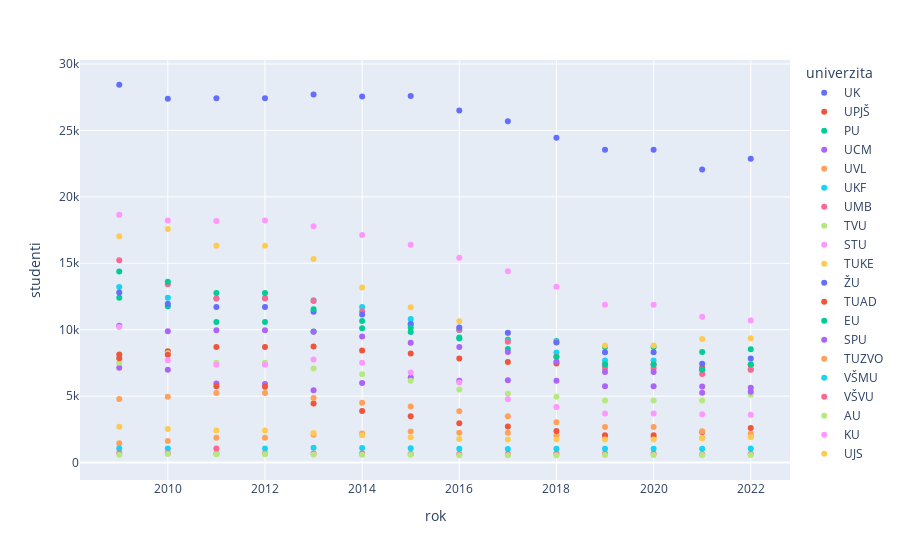

The notebook cell saved with this chart:
### Code cell
px.scatter(studenti, x="rok", y="studenti", color="univerzita", height=700)

### Figure 1 — Plotly figure (JSON) as saved in the notebook; plotly's stock layout.template omitted (floating-point values rounded to 4 significant figures)
{"data": [{"hovertemplate": "univerzita=UK<br>rok=%{x}<br>studenti=%{y}<extra></extra>", "legendgroup": "UK", "marker": {"color": "#636efa", "symbol": "circle"}, "mode": "markers", "name": "UK", "orientation": "v", "showlegend": true, "type": "scatter", "x": [2009, 2010, 2011, 2012, 2013, 2014, 2015, 2016, 2017, 2018, 2019, 2020, 2021, 2022], "xaxis": "x", "y": [28439, 27380, 27422, 27422, 27714, 27553, 27593, 26504, 25694, 24445, 23545, 23545, 22064, 22861], "yaxis": "y"}, {"hovertemplate": "univerzita=UPJŠ<br>rok=%{x}<br>studenti=%{y}<extra></extra>", "legendgroup": "UPJŠ", "marker": {"color": "#EF553B", "symbol": "circle"}, "mode": "markers", "name": "UPJŠ", "orientation": "v", "showlegend": true, "type": "scatter", "x": [2009, 2010, 2011, 2012, 2013, 2014, 2015, 2016, 2017, 2018, 2019, 2020, 2021, 2022], "xaxis": "x", "y": [8137, 8368, 8699, 8699, 8728, 8441, 8213, 7837, 7576, 7449, 7382, 7382, 7143, 7350], "yaxis": "y"}, {"hovertemplate": "univerzita=PU<br>rok=%{x}<br>studenti=%{y}<extra></extra>", "legendgroup": "PU", "marker": {"color": "#00cc96", "symbol": "circle"}, "mode": "markers", "name": "PU", "orientation": "v", "showlegend": true, "type": "scatter", "x": [2009, 2010, 2011, 2012, 2013, 2014, 2015, 2016, 2017, 2018, 2019, 2020, 2021, 2022], "xaxis": "x", "y": [12399, 11761, 10571, 10571, 9872, 10105, 9817, 9412, 9238, 9153, 8689, 8689, 8329, 8534], "yaxis": "y"}, {"hovertemplate": "univerzita=UCM<br>rok=%{x}<br>studenti=%{y}<extra></extra>", "legendgroup": "UCM", "marker": {"color": "#ab63fa", "symbol": "circle"}, "mode": "markers", "name": "UCM", "orientation": "v", "showlegend": true, "type": "scatter", "x": [2009, 2010, 2011, 2012, 2013, 2014, 2015, 2016, 2017, 2018, 2019, 2020, 2021, 2022], "xaxis": "x", "y": [7129, 6992, 5947, 5912, 5445, 5984, 6397, 6165, 6185, 6147, 5738, 5738, 5258, 5626], "yaxis": "y"}, {"hovertemplate": "univerzita=UVL<br>rok=%{x}<br>studenti=%{y}<extra></extra>", "legendgroup": "UVL", "marker": {"color": "#FFA15A", "symbol": "circle"}, "mode": "markers", "name": "UVL", "orientation": "v", "showlegend": true, "type": "scatter", "x": [2009, 2010, 2011, 2012, 2013, 2014, 2015, 2016, 2017, 2018, 2019, 2020, 2021, 2022], "xaxis": "x", "y": [1454, 1626, 1873, 1873, 2082, 2185, 2344, 2239, 2242, 2035, 1895, 1895, 1852, 1964], "yaxis": "y"}, {"hovertemplate": "univerzita=UKF<br>rok=%{x}<br>studenti=%{y}<extra></extra>", "legendgroup": "UKF", "marker": {"color": "#19d3f3", "symbol": "circle"}, "mode": "markers", "name": "UKF", "orientation": "v", "showlegend": true, "type": "scatter", "x": [2009, 2010, 2011, 2012, 2013, 2014, 2015, 2016, 2017, 2018, 2019, 2020, 2021, 2022], "xaxis": "x", "y": [13213, 12408, 12354, 12388, 12208, 11714, 10811, 9958, 9153, 8289, 7679, 7679, 6985, 6998], "yaxis": "y"}, {"hovertemplate": "univerzita=UMB<br>rok=%{x}<br>studenti=%{y}<extra></extra>", "legendgroup": "UMB", "marker": {"color": "#FF6692", "symbol": "circle"}, "mode": "markers", "name": "UMB", "orientation": "v", "showlegend": true, "type": "scatter", "x": [2009, 2010, 2011, 2012, 2013, 2014, 2015, 2016, 2017, 2018, 2019, 2020, 2021, 2022], "xaxis": "x", "y": [15235, 13429, 12349, 12349, 12168, 11387, 10417, 9988, 9098, 7986.0, 7097, 7097, 6664.0, 6976], "yaxis": "y"}, {"hovertemplate": "univerzita=TVU<br>rok=%{x}<br>studenti=%{y}<extra></extra>", "legendgroup": "TVU", "marker": {"color": "#B6E880", "symbol": "circle"}, "mode": "markers", "name": "TVU", "orientation": "v", "showlegend": true, "type": "scatter", "x": [2009, 2010, 2011, 2012, 2013, 2014, 2015, 2016, 2017, 2018, 2019, 2020, 2021, 2022], "xaxis": "x", "y": [7516, 8224, 7516, 7516, 7076, 6653, 6152, 5499, 5176, 4944, 4672, 4672, 4670, 5097], "yaxis": "y"}, {"hovertemplate": "univerzita=STU<br>rok=%{x}<br>studenti=%{y}<extra></extra>", "legendgroup": "STU", "marker": {"color": "#FF97FF", "symbol": "circle"}, "mode": "markers", "name": "STU", "orientation": "v", "showlegend": true, "type": "scatter", "x": [2009, 2010, 2011, 2012, 2013, 2014, 2015, 2016, 2017, 2018, 2019, 2020, 2021, 2022], "xaxis": "x", "y": [18654, 18211, 18189, 18226, 17796, 17125, 16399, 15411, 14397, 13228, 11879, 11879, 10981, 10685], "yaxis": "y"}, {"hovertemplate": "univerzita=TUKE<br>rok=%{x}<br>studenti=%{y}<extra></extra>", "legendgroup": "TUKE", "marker": {"color": "#FECB52", "symbol": "circle"}, "mode": "markers", "name": "TUKE", "orientation": "v", "showlegend": true, "type": "scatter", "x": [2009, 2010, 2011, 2012, 2013, 2014, 2015, 2016, 2017, 2018, 2019, 2020, 2021, 2022], "xaxis": "x", "y": [17043, 17585, 16319, 16319, 15325, 13169, 11694, 10633, 9719, 9052, 8804, 8804, 9307, 9363], "yaxis": "y"}, {"hovertemplate": "univerzita=ŽU<br>rok=%{x}<br>studenti=%{y}<extra></extra>", "legendgroup": "ŽU", "marker": {"color": "#636efa", "symbol": "circle"}, "mode": "markers", "name": "ŽU", "orientation": "v", "showlegend": true, "type": "scatter", "x": [2009, 2010, 2011, 2012, 2013, 2014, 2015, 2016, 2017, 2018, 2019, 2020, 2021, 2022], "xaxis": "x", "y": [12797, 11959, 11715, 11715, 11352, 11140, 10430.0, 10162, 9763, 9032, 8307, 8307, 7434, 7831], "yaxis": "y"}, {"hovertemplate": "univerzita=TUAD<br>rok=%{x}<br>studenti=%{y}<extra></extra>", "legendgroup": "TUAD", "marker": {"color": "#EF553B", "symbol": "circle"}, "mode": "markers", "name": "TUAD", "orientation": "v", "showlegend": true, "type": "scatter", "x": [2009, 2010, 2011, 2012, 2013, 2014, 2015, 2016, 2017, 2018, 2019, 2020, 2021, 2022], "xaxis": "x", "y": [7842, 8110, 5743, 5707, 4442, 3875, 3480, 2958, 2707, 2376, 2062, 2062, 2292, 2603], "yaxis": "y"}, {"hovertemplate": "univerzita=EU<br>rok=%{x}<br>studenti=%{y}<extra></extra>", "legendgroup": "EU", "marker": {"color": "#00cc96", "symbol": "circle"}, "mode": "markers", "name": "EU", "orientation": "v", "showlegend": true, "type": "scatter", "x": [2009, 2010, 2011, 2012, 2013, 2014, 2015, 2016, 2017, 2018, 2019, 2020, 2021, 2022], "xaxis": "x", "y": [14385, 13614, 12759, 12759, 11540, 10659, 10139, 9336, 8546, 7944, 7376, 7376, 6991, 7405], "yaxis": "y"}, {"hovertemplate": "univerzita=SPU<br>rok=%{x}<br>studenti=%{y}<extra></extra>", "legendgroup": "SPU", "marker": {"color": "#ab63fa", "symbol": "circle"}, "mode": "markers", "name": "SPU", "orientation": "v", "showlegend": true, "type": "scatter", "x": [2009, 2010, 2011, 2012, 2013, 2014, 2015, 2016, 2017, 2018, 2019, 2020, 2021, 2022], "xaxis": "x", "y": [10304, 9883, 9964, 9964, 9850, 9481, 9024, 8704, 8323, 7582, 6820, 6820, 5725, 5328], "yaxis": "y"}, {"hovertemplate": "univerzita=TUZVO<br>rok=%{x}<br>studenti=%{y}<extra></extra>", "legendgroup": "TUZVO", "marker": {"color": "#FFA15A", "symbol": "circle"}, "mode": "markers", "name": "TUZVO", "orientation": "v", "showlegend": true, "type": "scatter", "x": [2009, 2010, 2011, 2012, 2013, 2014, 2015, 2016, 2017, 2018, 2019, 2020, 2021, 2022], "xaxis": "x", "y": [4777, 4951, 5235, 5235, 4862, 4502, 4211, 3863, 3484, 3033, 2680, 2680, 2353, 2171], "yaxis": "y"}, {"hovertemplate": "univerzita=VŠMU<br>rok=%{x}<br>studenti=%{y}<extra></extra>", "legendgroup": "VŠMU", "marker": {"color": "#19d3f3", "symbol": "circle"}, "mode": "markers", "name": "VŠMU", "orientation": "v", "showlegend": true, "type": "scatter", "x": [2009, 2010, 2011, 2012, 2013, 2014, 2015, 2016, 2017, 2018, 2019, 2020, 2021, 2022], "xaxis": "x", "y": [1052, 1062, 687, 1052, 1105, 1094, 1068, 1032, 1017, 1030, 1038, 1038, 1035, 1058], "yaxis": "y"}, {"hovertemplate": "univerzita=VŠVU<br>rok=%{x}<br>studenti=%{y}<extra></extra>", "legendgroup": "VŠVU", "marker": {"color": "#FF6692", "symbol": "circle"}, "mode": "markers", "name": "VŠVU", "orientation": "v", "showlegend": true, "type": "scatter", "x": [2009, 2010, 2011, 2012, 2013, 2014, 2015, 2016, 2017, 2018, 2019, 2020, 2021, 2022], "xaxis": "x", "y": [690, 691, 1052, 687, 672, 674, 651, 635, 640, 662, 655, 655, 627, 646], "yaxis": "y"}, {"hovertemplate": "univerzita=AU<br>rok=%{x}<br>studenti=%{y}<extra></extra>", "legendgroup": "AU", "marker": {"color": "#B6E880", "symbol": "circle"}, "mode": "markers", "name": "AU", "orientation": "v", "showlegend": true, "type": "scatter", "x": [2009, 2010, 2011, 2012, 2013, 2014, 2015, 2016, 2017, 2018, 2019, 2020, 2021, 2022], "xaxis": "x", "y": [593, 640, 629, 629, 613, 586, 582, 548, 552, 553, 564, 564, 574, 574], "yaxis": "y"}, {"hovertemplate": "univerzita=KU<br>rok=%{x}<br>studenti=%{y}<extra></extra>", "legendgroup": "KU", "marker": {"color": "#FF97FF", "symbol": "circle"}, "mode": "markers", "name": "KU", "orientation": "v", "showlegend": true, "type": "scatter", "x": [2009, 2010, 2011, 2012, 2013, 2014, 2015, 2016, 2017, 2018, 2019, 2020, 2021, 2022], "xaxis": "x", "y": [10206, 7698, 7353, 7353, 7754, 7517, 6773, 6016, 4771, 4177, 3692, 3692, 3640, 3592], "yaxis": "y"}, {"hovertemplate": "univerzita=UJS<br>rok=%{x}<br>studenti=%{y}<extra></extra>", "legendgroup": "UJS", "marker": {"color": "#FECB52", "symbol": "circle"}, "mode": "markers", "name": "UJS", "orientation": "v", "showlegend": true, "type": "scatter", "x": [2009, 2010, 2011, 2012, 2013, 2014, 2015, 2016, 2017, 2018, 2019, 2020, 2021, 2022], "xaxis": "x", "y": [2689, 2528, 2403, 2403, 2219, 2061, 1911, 1773, 1734, 1741, 1732, 1732, 1832, 1894], "yaxis": "y"}], "layout": {"autosize": true, "legend": {"title": {"text": "univerzita"}, "tracegroupgap": 0}, "margin": {"t": 60}, "xaxis": {"anchor": "y", "autorange": true, "domain": [0, 1], "range": [2008.0, 2023.0], "title": {"text": "rok"}, "type": "linear"}, "yaxis": {"anchor": "x", "autorange": true, "domain": [0, 1], "range": [-1236.0, 30220.0], "title": {"text": "studenti"}, "type": "linear"}}}
